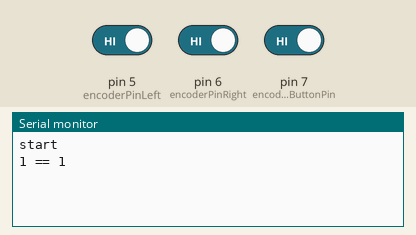
A sketch run on a simulated Arduino Uno, built with avr-gcc and run on an emulated ATmega328P. Parts: the last lines printed to the serial monitor. Inputs (shaded band) come from the test bench; at power-on: pin 7 (encoder0ButtonPin) HIGH, pin 5 (encoderPinLeft) HIGH, pin 6 (encoderPinRight) HIGH.

Above: at 1.2 s.
1.3 s: pin 7 (encoder0ButtonPin) driven LOW
At 1.9 s:
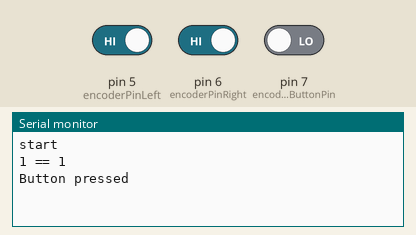
2.8 s: pin 5 (encoderPinLeft) driven LOW
At 3.8 s:
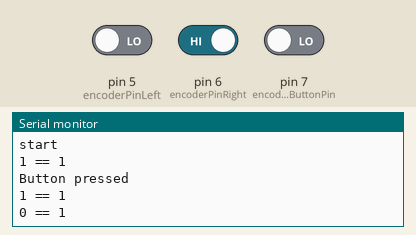
4.3 s: pin 6 (encoderPinRight) driven LOW
At 5.3 s:
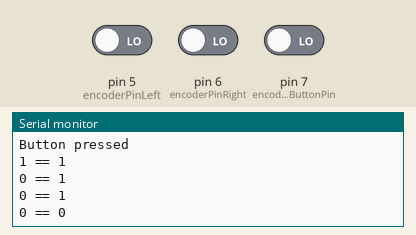
5.8 s: pin 5 (encoderPinLeft) driven HIGH
At 6.8 s:
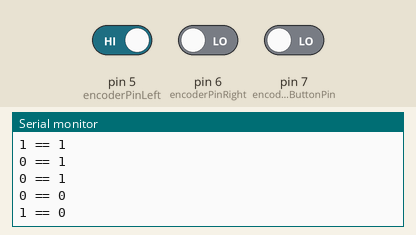

Measured:
- after the input at 1.3 s, the serial monitor: prints a new line at once (image 1)
- after the input at 2.8 s, the serial monitor: prints a new line after 0.20 s (image 2)
- after the input at 4.3 s, the serial monitor: prints a new line after 0.70 s (image 3)
- after the input at 5.8 s, the serial monitor: prints a new line after 0.20 s (image 4)

The sketch:

btTestEncoder.ino
```cpp
#include "rotaryEncoder.h"

#define encoderPinLeft 5
#define encoderPinRight 6
#define encoder0ButtonPin 7

rotaryEncoder encoder(encoderPinLeft, encoderPinRight, encoder0ButtonPin);

void rotaryEncoderISR() {
  if (digitalRead(encoderPinLeft) == digitalRead(encoderPinRight)) {
    encoder.stepUp();
  } else {
    encoder.stepDown();
  }
}

void setup() {
  Serial.begin(115200);
  Serial.println("start");
  encoder.init();
  encoder.setStep(5);
  attachInterrupt(digitalPinToInterrupt(encoderPinRight), rotaryEncoderISR, CHANGE);
}

int lastReading = 0;
unsigned int iter = 0;
void loop() {
  if (encoder.getCurrentPosition() != lastReading) {
    lastReading = encoder.getCurrentPosition();
    Serial.println(lastReading);
  }
  if (encoder.buttonPressed()) {
    Serial.println(F("Button pressed"));
  }
  if (iter >= 20) {
    Serial.print(digitalRead(encoderPinLeft));
    Serial.print(" == ");
    Serial.println(digitalRead(encoderPinRight));
    iter = 0;
  }
  iter++;
  delay(50);
}
```

rotaryEncoder.cpp
```cpp
#include "Arduino.h"
#include "rotaryEncoder.h"

rotaryEncoder::rotaryEncoder(int pinLeft, int pinRight, int buttonPin) {
  _pinLeft = pinLeft;
  _pinRight = pinRight;
  _buttonPin = buttonPin;
  _currentPosition = 0;
  _step = 1;
  _min = 0;
  _max = 100;
  _buttonState = 0;
}

void rotaryEncoder::init() {
  pinMode(_pinLeft, INPUT);
  digitalWrite(_pinLeft, HIGH);       // turn on pullup resistor
  pinMode(_pinRight, INPUT);
  digitalWrite(_pinRight, HIGH);       // turn on pullup resistor
  pinMode(_buttonPin, INPUT);
  digitalWrite(_buttonPin, HIGH);       // turn on pullup resistor
}

void rotaryEncoder::stepUp() {
  _currentPosition += _step;
  if (_currentPosition > _max) {
    _currentPosition = _max;
  }
}

void rotaryEncoder::stepDown() {
  _currentPosition -= _step;
  if (_currentPosition < _min) {
    _currentPosition = _min;
  }
}

void rotaryEncoder::setStep(int step) {
  _step = step;
}

void rotaryEncoder::setCurrentPosition(int position) {
  _currentPosition = position;
}

int rotaryEncoder::getCurrentPosition() {
  return _currentPosition;
}

int rotaryEncoder::buttonPressed() {
  if (_buttonState == 0 && (!digitalRead(_buttonPin))) {
    _buttonState = 1;
    return 1;
  } else if ((_buttonState == 1) && (digitalRead(_buttonPin))) {
    _buttonState = 0;
    return 0;
  }
  //Serial.println("Fail in rotaryEncoder::buttonPressed()");
  return 0;
}

void rotaryEncoder::setLimits(int min, int max) {
  _min = min;
  _max = max;
}
```

rotaryEncoder.h
```cpp
/*
 * Class usage:
 * rotaryEncoder encoder(pinLeft, pinRight, buttonPin);
 *
 * setup():
 *		encoder.init();
 *		attachInterrupt(digitalPinToInterrupt(_pinLeft), rotaryEncoderISR, CHANGE);
 *
 *	ISR: copy function and follow instructions
 */

// Copy this to the code and change pinLeft, pinRight and coder to your encoder instance
// also add this to setup()   attachInterrupt(digitalPinToInterrupt(_pinLeft), rotaryEncoderISR, CHANGE);
//void rotaryEncoderISR() {
//  if (digitalRead(_pinLeft) == digitalRead(_pinRight)) {
//    coder.stepUp();
//  } else {
//    coder.stepDown();
//  }
//}

#ifndef rotaryEncoder_h
#define rotaryEncoder_h

#include "Arduino.h"

class rotaryEncoder
{
public:
	rotaryEncoder(int pinLeft, int pinRight, int buttonPin);
	void init();
	void setStep(int step);
	void setCurrentPosition(int position);
	int getCurrentPosition();
	int buttonPressed();
	void stepUp();
	void stepDown();
	void setLimits(int min, int max);
private:
	byte _buttonState;
	int _currentPosition;
	int _step;
	int _pinLeft;
	int _pinRight;
	int _buttonPin;
	int _min;
	int _max;
};


#endif
```
